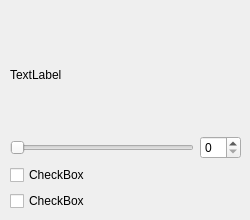
                 <widget class="QWidget" name="page_41">
                  <attribute name="label">
                   <string>DMX</string>
                  </attribute>
                  <widget class="QWidget" name="">
                   <property name="geometry">
                    <rect>
                     <x>10</x>
                     <y>20</y>
                     <width>231</width>
                     <height>191</height>
                    </rect>
                   </property>
                   <layout class="QVBoxLayout" name="verticalLayout_23">
                    <item>
                     <widget class="QLabel" name="label_43">
                      <property name="text">
                       <string>TextLabel</string>
                      </property>
                     </widget>
                    </item>
                    <item>
                     <layout class="QHBoxLayout" name="horizontalLayout_4">
                      <item>
                       <widget class="QSlider" name="horizontalSlider_30">
                        <property name="orientation">
                         <enum>Qt::Horizontal</enum>
                        </property>
                       </widget>
                      </item>
                      <item>
                       <widget class="QSpinBox" name="spinBox_30"/>
                      </item>
                     </layout>
                    </item>
                    <item>
                     <widget class="QCheckBox" name="checkBox_15">
                      <property name="text">
                       <string>CheckBox</string>
                      </property>
                     </widget>
                    </item>
                    <item>
                     <widget class="QCheckBox" name="checkBox_16">
                      <property name="text">
                       <string>CheckBox</string>
                      </property>
                     </widget>
                    </item>
                   </layout>
                  </widget>
                 </widget>
